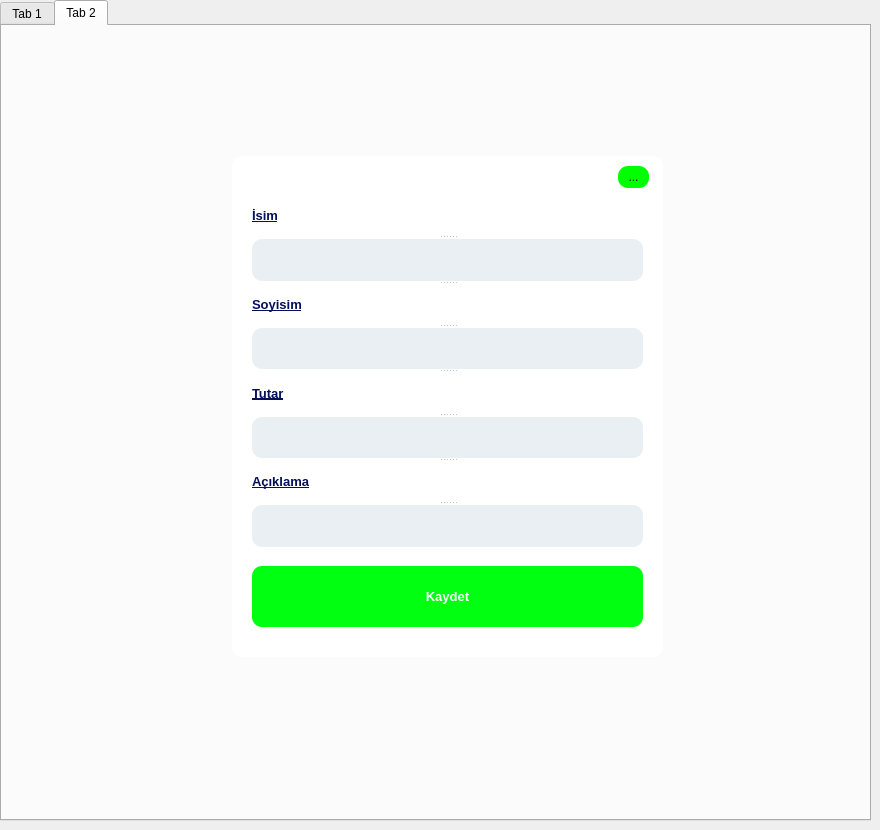
    <widget class="QWidget" name="page_gelirler">
     <widget class="QTabWidget" name="tabWidget_5">
      <property name="geometry">
       <rect>
        <x>0</x>
        <y>0</y>
        <width>871</width>
        <height>821</height>
       </rect>
      </property>
      <property name="currentIndex">
       <number>1</number>
      </property>
      <widget class="QWidget" name="tab_12">
       <attribute name="title">
        <string>Tab 1</string>
       </attribute>
       <widget class="QTableView" name="tableView_4">
        <property name="geometry">
         <rect>
          <x>0</x>
          <y>0</y>
          <width>861</width>
          <height>791</height>
         </rect>
        </property>
        <property name="styleSheet">
         <string notr="true">background:white;</string>
        </property>
        <attribute name="horizontalHeaderDefaultSectionSize">
         <number>140</number>
        </attribute>
       </widget>
      </widget>
      <widget class="QWidget" name="tab_13">
       <attribute name="title">
        <string>Tab 2</string>
       </attribute>
       <widget class="QFrame" name="frame_5">
        <property name="geometry">
         <rect>
          <x>230</x>
          <y>130</y>
          <width>431</width>
          <height>501</height>
         </rect>
        </property>
        <property name="styleSheet">
         <string notr="true">background:white;
border-radius:10px;</string>
        </property>
        <property name="frameShape">
         <enum>QFrame::StyledPanel</enum>
        </property>
        <property name="frameShadow">
         <enum>QFrame::Raised</enum>
        </property>
        <widget class="QPushButton" name="bt_limitKaydet_3">
         <property name="geometry">
          <rect>
           <x>20</x>
           <y>410</y>
           <width>391</width>
           <height>61</height>
          </rect>
         </property>
         <property name="font">
          <font>
           <pointsize>10</pointsize>
           <weight>75</weight>
           <bold>true</bold>
          </font>
         </property>
         <property name="mouseTracking">
          <bool>true</bool>
         </property>
         <property name="styleSheet">
          <string notr="true">background-color: rgb(0, 255, 17);
color:white;</string>
         </property>
         <property name="text">
          <string>Kaydet</string>
         </property>
        </widget>
        <widget class="QToolButton" name="toolButton_4">
         <property name="geometry">
          <rect>
           <x>386</x>
           <y>10</y>
           <width>31</width>
           <height>22</height>
          </rect>
         </property>
         <property name="styleSheet">
          <string notr="true">background-color: rgb(0, 255, 0);</string>
         </property>
         <property name="text">
          <string>...</string>
         </property>
        </widget>
        <widget class="QSplitter" name="splitter">
         <property name="geometry">
          <rect>
           <x>20</x>
           <y>40</y>
           <width>391</width>
           <height>351</height>
          </rect>
         </property>
         <property name="orientation">
          <enum>Qt::Vertical</enum>
         </property>
         <widget class="QLabel" name="label_49">
          <property name="font">
           <font>
            <pointsize>10</pointsize>
            <weight>75</weight>
            <bold>true</bold>
            <underline>true</underline>
           </font>
          </property>
          <property name="styleSheet">
           <string notr="true">color:#020F59;</string>
          </property>
          <property name="text">
           <string>İsim</string>
          </property>
         </widget>
         <widget class="QLineEdit" name="tb_baslik">
          <property name="styleSheet">
           <string notr="true">background:#E9EFF2;
border-radius:10px;</string>
          </property>
         </widget>
         <widget class="QLabel" name="label_55">
          <property name="font">
           <font>
            <pointsize>10</pointsize>
            <weight>75</weight>
            <bold>true</bold>
            <underline>true</underline>
           </font>
          </property>
          <property name="styleSheet">
           <string notr="true">color:#020F59;</string>
          </property>
          <property name="text">
           <string>Soyisim</string>
          </property>
         </widget>
         <widget class="QLineEdit" name="tb_soyisim">
          <property name="styleSheet">
           <string notr="true">background:#E9EFF2;
border-radius:10px;</string>
          </property>
         </widget>
         <widget class="QLabel" name="label_56">
          <property name="font">
           <font>
            <pointsize>10</pointsize>
            <weight>75</weight>
            <bold>true</bold>
            <underline>true</underline>
           </font>
          </property>
          <property name="styleSheet">
           <string notr="true">color:#020F59;</string>
          </property>
          <property name="text">
           <string>Tutar</string>
          </property>
         </widget>
         <widget class="QLineEdit" name="tb_tutar">
          <property name="styleSheet">
           <string notr="true">background:#E9EFF2;
border-radius:10px;</string>
          </property>
         </widget>
         <widget class="QLabel" name="label_57">
          <property name="font">
           <font>
            <pointsize>10</pointsize>
            <weight>75</weight>
            <bold>true</bold>
            <underline>true</underline>
           </font>
          </property>
          <property name="styleSheet">
           <string notr="true">color:#020F59;</string>
          </property>
          <property name="text">
           <string>Açıklama</string>
          </property>
         </widget>
         <widget class="QLineEdit" name="tb_aciklama">
          <property name="styleSheet">
           <string notr="true">background:#E9EFF2;
border-radius:10px;</string>
          </property>
         </widget>
        </widget>
       </widget>
      </widget>
     </widget>
    </widget>
